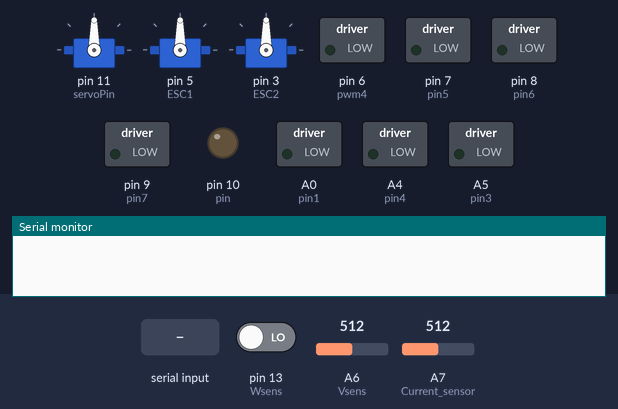
Recording of a sketch running on a simulated Arduino Nano, built with avr-gcc and run on an emulated ATmega328P. Shown: 3 × servo, switched loads named in the sketch (green lamp = pin HIGH), output pins drawn as LEDs (lit = HIGH), the last lines printed to the serial monitor. The inputs (shaded band) are chosen by the test bench; at power-on: pin 13 (Wsens) LOW, A6 (Vsens) = 512, A7 (Current_sensor) = 512.

Above: at 1.2 s.
1.3 s: "d" received over Serial
At 3.4 s:
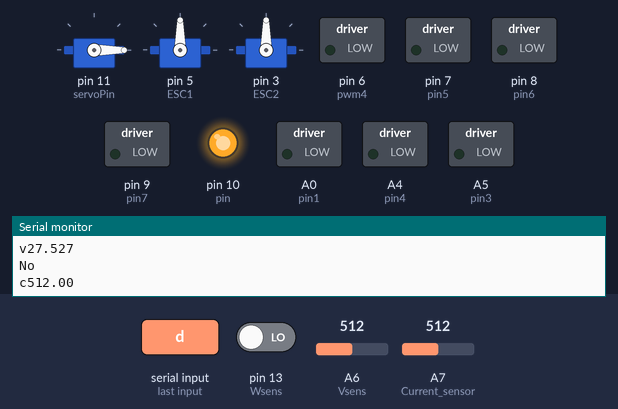
3.8 s: "90,45\n" received over Serial
At 5.4 s:
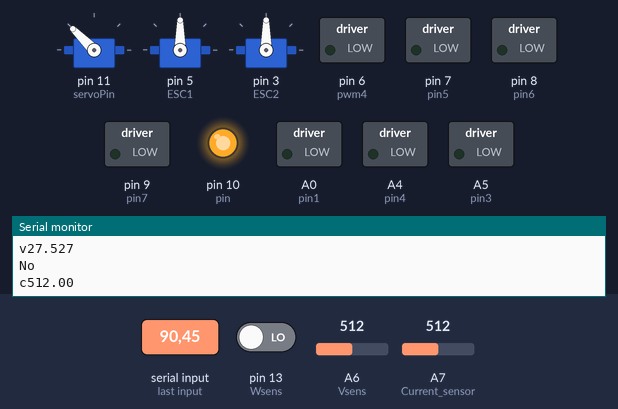
6.3 s: "x90\n" received over Serial
At 8.4 s:
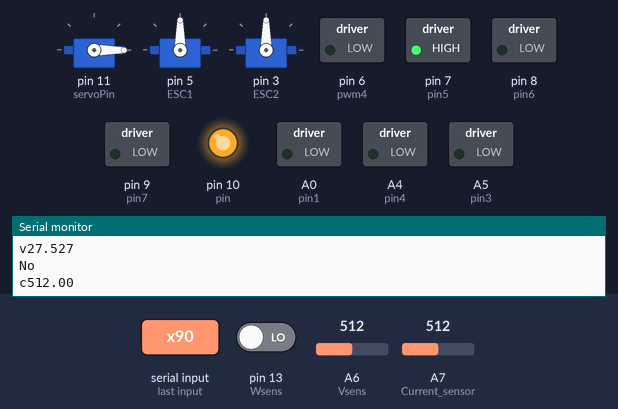
8.8 s: "x,45\n" received over Serial
At 10.4 s:
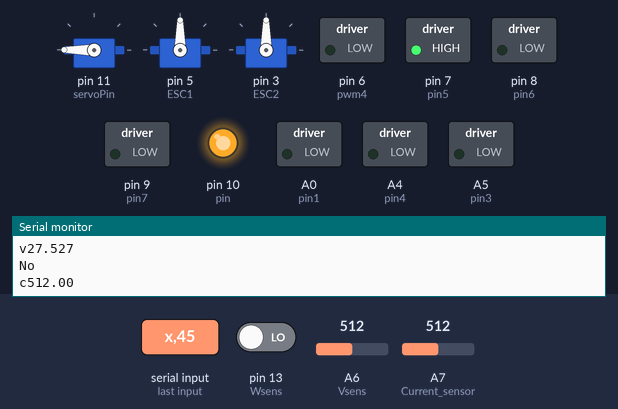
11.3 s: "y90\n" received over Serial
At 13.4 s:
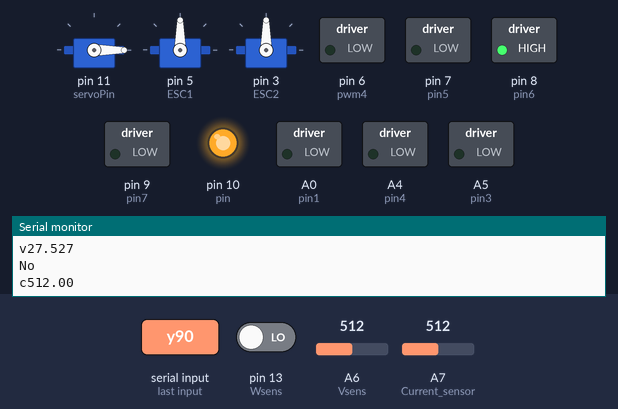
13.8 s: "y,45\n" received over Serial
At 15.4 s:
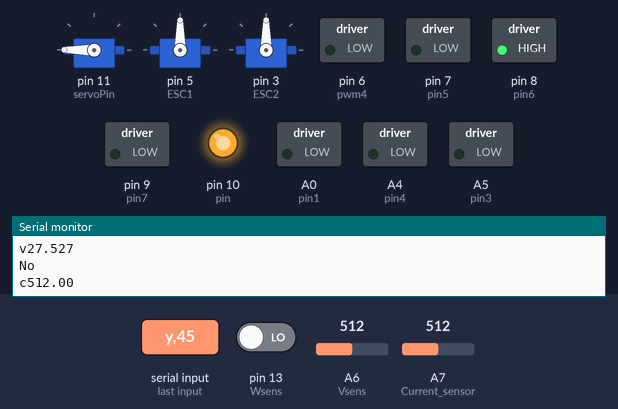
Timing chart, 0 to 16.9 s (numbered marks = the images above; inputs shaded):
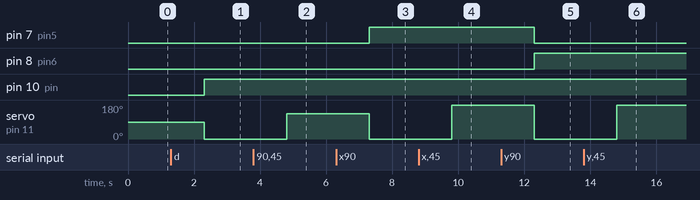

Measured:
- after the input at 1.3 s, pin 10 (pin): LOW → HIGH after 1.0 s; servo on pin 11 (servoPin): 90° → 0° after 1.0 s
- after the input at 3.8 s, servo on pin 11 (servoPin): 0° → 135° after 1.0 s
- after the input at 6.3 s, pin 7 (pin5): LOW → HIGH after 1.0 s; servo on pin 11 (servoPin): 135° → 0° after 1.0 s
- after the input at 8.8 s, servo on pin 11 (servoPin): 0° → 180° after 1.0 s
- after the input at 11.3 s, pin 7 (pin5): HIGH → LOW after 1.0 s; pin 8 (pin6): LOW → HIGH after 1.0 s; servo on pin 11 (servoPin): 180° → 0° after 1.0 s
- after the input at 13.8 s, servo on pin 11 (servoPin): 0° → 180° after 1.0 s

The sketch:

testing_serial_communication.ino
```cpp
#include <Servo.h>
#define Current_sensor A7  //The sensor analog input pin
float i;
#define Vsens A6
#define Wsens 13
float voltage = 0;
Servo myservo;
String inByte;
int pos;

int serialData;
String serialData1;
int arr[3];
int pin = 10;
int pin1 = A0;

int pin2 = 13;
int pin3 = A5;
int pin4 = A4;
int pin5 = 7;
int pin6 = 8;
int pin7 = 9;
int speed;
int servoPin = 11;
int pwm4 = 6;
Servo ESC1;
Servo ESC2;
int key;
int mood;
int value;
int value1;
int value2;
int speedd;
void setup() {
  pinMode(pin1, OUTPUT);
  pinMode(pin2, OUTPUT);
  pinMode(pin3, OUTPUT);
  pinMode(pin4, OUTPUT);
  pinMode(pin5, OUTPUT);
  pinMode(pin6, OUTPUT);
  pinMode(pin7, OUTPUT);
  pinMode(Current_sensor, INPUT);
  myservo.attach(servoPin);

  pinMode(Vsens, INPUT);
  pinMode(Wsens, INPUT);
  pinMode(pwm4, OUTPUT);
  ESC1.attach(5, 1000, 2000);
  ESC2.attach(3, 1000, 2000);
  // put your setup code here, to run once:
  pinMode(pin, OUTPUT);
  Serial.begin(9600);
}

void loop() {
  // put your main code here, to run repeatedly:

  if (Serial.available()) {
    voltage = analogRead(Vsens) * (5.0/1023)*((100+10)/10);
  Serial.println('v' + String(voltage,3));
    if (digitalRead(Wsens) == HIGH)
  {
    Serial.println("Yes");
  }
  else
  {
    Serial.println("No ");
  }

    i = analogRead(Current_sensor);
    Serial.println('c' + String(i));
    serialData1 = Serial.readString();


    speedd = serialData1[0];
    mood = serialData1[1];
    key = serialData1[2];
    inByte = serialData1[3];
    pos = inByte.toInt();
    pos = map(pos,1,5,0,180);
    myservo.write(pos);
    digitalWrite(pin, HIGH);

    if (speedd == 'x') {
      speed = 50;
      digitalWrite(pin5, HIGH);
      digitalWrite(pin6, LOW);
      digitalWrite(pin7, LOW);
      digitalWrite(pin, HIGH);
    } else if (speedd == 'y') {
      digitalWrite(pin5, LOW);
      digitalWrite(pin6, HIGH);
      digitalWrite(pin7, LOW);
      speed = 150;
    } else if (speedd == 'z') {
      digitalWrite(pin5, LOW);
      digitalWrite(pin6, LOW);
      digitalWrite(pin7, HIGH);
      speed = 255;

    }
    value = speed / 2;
    if (mood == 'm') {
      digitalWrite(pin, HIGH); //dc motor will only work
      if (key == 'u') {
        digitalWrite(pin1, HIGH);
        digitalWrite(pin3, HIGH);
        digitalWrite(pin2, LOW);
        digitalWrite(pin4, LOW);
        analogWrite(pwm4, speed);
        digitalWrite(pin, HIGH);

      }
      else if (key == 'd') {
        digitalWrite(pin2, HIGH);
        digitalWrite(pin3, LOW);
        digitalWrite(pin1, LOW);
        digitalWrite(pin4, HIGH);
        analogWrite(pwm4, speed);

      } else if (key == 'l') {
        digitalWrite(pin1, HIGH);
        digitalWrite(pin3, LOW);
        digitalWrite(pin2, LOW);
        digitalWrite(pin4, LOW);
        analogWrite(pwm4, speed);

      } else if (key == 'r') {
        digitalWrite(pin1, LOW);
        digitalWrite(pin3, HIGH);
        digitalWrite(pin2, LOW);
        digitalWrite(pin4, LOW);
        analogWrite(pwm4, speed);
      }

    }
    else if (mood == 'b') { //brushless motors are working
      if (key == 'u') {
        value1 = map(value, 0, 127, 0, 90);
        ESC1.write(value1);
        ESC2.write(value1);
      }
      else if (key == 'd') {
        value2 = map(value, 0, 127, 90, 180);
        ESC1.write(value2);
        ESC2.write(value2);
      } else if (key == 'l') {
        value1 = map(value, 0, 127, 0, 90);
        ESC1.write(value1);
        ESC2.write(0);
      } else if (key == 'r') {
        value1 = map(value, 0, 127, 0, 90);
        ESC1.write(0);
        ESC2.write(speed);

      }
    }

  }
}
```
